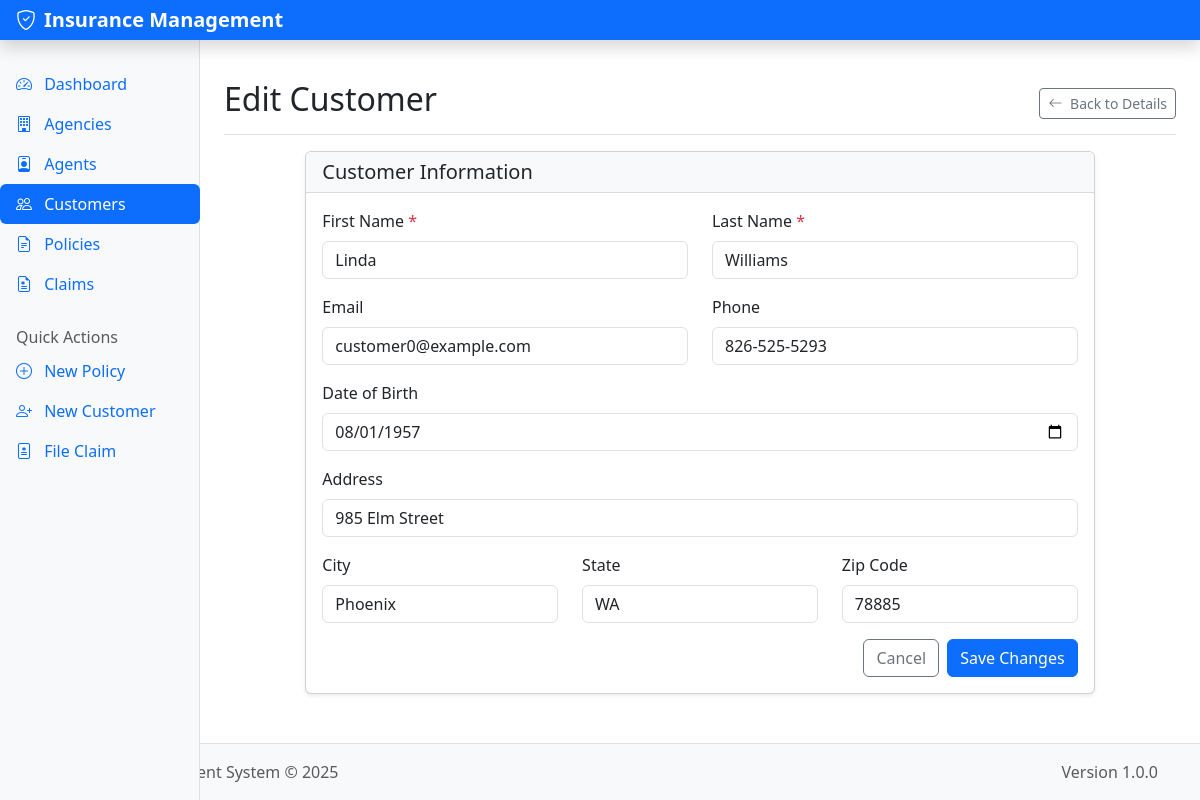
/customers/1/edit, run on the app's committed database.
### models/customer.py (models this page shows, shortened)
class Customer(db.Model):
    __tablename__ = 'customer'
    customer_id = db.Column(db.Integer, primary_key=True)
    first_name = db.Column(db.String(100), nullable=False)
    last_name = db.Column(db.String(100), nullable=False)
    date_of_birth = db.Column(db.Date)
    email = db.Column(db.String(150))
    phone = db.Column(db.String(20))
    address = db.Column(db.String(200))
    city = db.Column(db.String(100))
    state = db.Column(db.String(100))
    zip_code = db.Column(db.String(20))
    policies = db.relationship('Policy', backref='customer', lazy=True, cascade='all, delete-orphan')
    def full_name(self):
        return f"{self.first_name} {self.last_name}"

### routes/customer_routes.py (the view)
@customer_bp.route('/<int:customer_id>/edit', methods=['GET'])
def edit_form(customer_id):
    customer = Customer.query.get_or_404(customer_id)
    return render_template('customer/edit.html', customer=customer)

### app.py (called while the page is built)
@app.context_processor
def inject_now():
    return {'now': datetime.utcnow()}

### templates/customer/edit.html (shortened to what this page needs)
{% extends 'layout/base.html' %}
{% block content %}
<div class="d-flex justify-content-between flex-wrap flex-md-nowrap align-items-center pt-3 pb-2 mb-3 border-bottom">
    <h1 class="h2">Edit Customer</h1>
    <div>
        <a href="{{ url_for('customer.view', customer_id=customer.customer_id) }}" class="btn btn-sm btn-outline-secondary">
            <i class="bi bi-arrow-left me-1"></i> Back to Details
        </a>
    </div>
</div>
<div class="row">
    <div class="col-md-10 mx-auto">
        <div class="card">
            <div class="card-header">
                <h5 class="mb-0">Customer Information</h5>
            </div>
            <div class="card-body">
                <form action="{{ url_for('customer.edit', customer_id=customer.customer_id) }}" method="POST">
                    <div class="row mb-3">
                        <div class="col-md-6">
                            <label for="first_name" class="form-label">First Name <span class="text-danger">*</span></label>
                            <input type="text" class="form-control" id="first_name" name="first_name" value="{{ customer.first_name }}" required>
                        </div>
                        <div class="col-md-6">
                            <label for="last_name" class="form-label">Last Name <span class="text-danger">*</span></label>
                            <input type="text" class="form-control" id="last_name" name="last_name" value="{{ customer.last_name }}" required>
                        </div>
                    </div>
                    <div class="row mb-3">
                        <div class="col-md-6">
                            <label for="email" class="form-label">Email</label>
                            <input type="email" class="form-control" id="email" name="email" value="{{ customer.email or '' }}">
                        </div>
                        <div class="col-md-6">
                            <label for="phone" class="form-label">Phone</label>
                            <input type="tel" class="form-control" id="phone" name="phone" value="{{ customer.phone or '' }}">
                        </div>
                    </div>
                    <div class="mb-3">
                        <label for="date_of_birth" class="form-label">Date of Birth</label>
                        <input type="date" class="form-control" id="date_of_birth" name="date_of_birth"
                               value="{{ customer.date_of_birth.strftime('%Y-%m-%d') if customer.date_of_birth else '' }}">
                    </div>
                    <div class="mb-3">
                        <label for="address" class="form-label">Address</label>
                        <input type="text" class="form-control" id="address" name="address" value="{{ customer.address or '' }}">
                    </div>
                    <div class="row mb-3">
                        <div class="col-md-4">
                            <label for="city" class="form-label">City</label>
                            <input type="text" class="form-control" id="city" name="city" value="{{ customer.city or '' }}">
                        </div>
                        <div class="col-md-4">
                            <label for="state" class="form-label">State</label>
                            <input type="text" class="form-control" id="state" name="state" value="{{ customer.state or '' }}">
                        </div>
                        <div class="col-md-4">
                            <label for="zip_code" class="form-label">Zip Code</label>
                            <input type="text" class="form-control" id="zip_code" name="zip_code" value="{{ customer.zip_code or '' }}">
                        </div>
                    </div>
                    <div class="d-grid gap-2 d-md-flex justify-content-md-end">
                        <a href="{{ url_for('customer.view', customer_id=customer.customer_id) }}" class="btn btn-outline-secondary">Cancel</a>
                        <button type="submit" class="btn btn-primary">Save Changes</button>
                    </div>
                </form>
            </div>
        </div>
    </div>
</div>
{% endblock %}

### static/css/style.css (style rules this page uses)
body { min-height: 100vh; display: flex; flex-direction: column; }
:root { --primary-color: #0d6efd; --secondary-color: #6c757d; --success-color: #198754; --info-color: #0dcaf0; --warning-color: #ffc107; --danger-color: #dc3545; --light-color: #f8f9fa; --dark-color: #212529; }
.card { margin-bottom: 1.5rem; box-shadow: 0 0.125rem 0.25rem rgba(0, 0, 0, 0.075); }
.card-header { background-color: var(--light-color); border-bottom: 1px solid rgba(0, 0, 0, 0.125); }
.form-label { font-weight: 500; }

### data on the page
Customer: first_name "Linda", last_name "Williams", email "customer0@example.com", phone "826-525-5293", date_of_birth "08/01/1957", address "985 Elm Street", city "Phoenix", state "WA", zip_code "78885"
